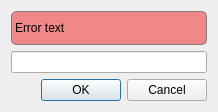
<?xml version="1.0" encoding="UTF-8"?>
<ui version="4.0">
 <class>Dialog</class>
 <widget class="QDialog" name="Dialog">
  <property name="geometry">
   <rect>
    <x>0</x>
    <y>0</y>
    <width>218</width>
    <height>112</height>
   </rect>
  </property>
  <property name="windowTitle">
   <string>Edit label</string>
  </property>
  <layout class="QVBoxLayout" name="verticalLayout">
   <item>
    <widget class="QLabel" name="errors">
     <property name="enabled">
      <bool>true</bool>
     </property>
     <property name="styleSheet">
      <string notr="true">.QLabel{background-color: #F18888; border: 1px solid gray; border-radius: 5px}</string>
     </property>
     <property name="frameShape">
      <enum>QFrame::Box</enum>
     </property>
     <property name="frameShadow">
      <enum>QFrame::Sunken</enum>
     </property>
     <property name="text">
      <string>Error text</string>
     </property>
    </widget>
   </item>
   <item>
    <widget class="QLineEdit" name="editor"/>
   </item>
   <item>
    <widget class="QDialogButtonBox" name="buttonBox">
     <property name="orientation">
      <enum>Qt::Horizontal</enum>
     </property>
     <property name="standardButtons">
      <set>QDialogButtonBox::Cancel|QDialogButtonBox::Ok</set>
     </property>
    </widget>
   </item>
  </layout>
 </widget>
 <resources/>
 <connections/>
</ui>
